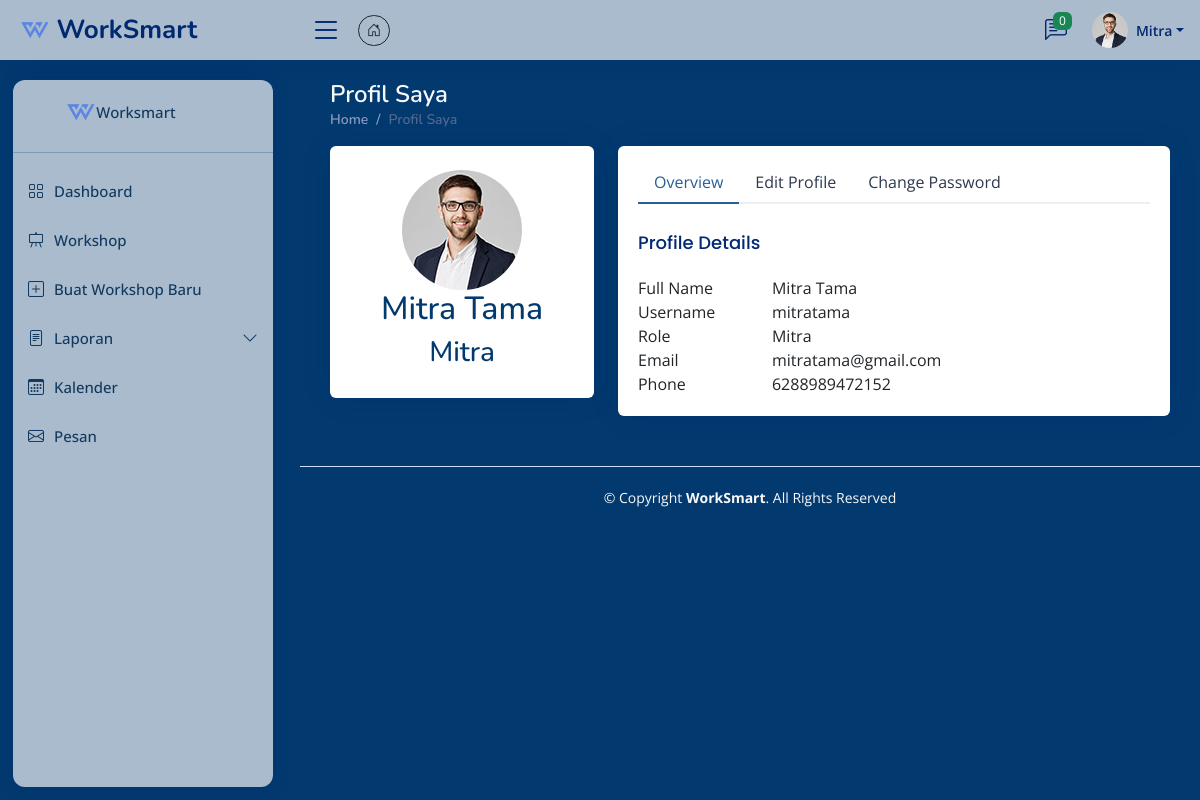
Screenshot of /pages/profil.php (signed in) with the database file from the repository.
### tables this page shows
CREATE TABLE `users` (
  `user_id` int(11) NOT NULL,
  `username` varchar(50) NOT NULL,
  `password` varchar(255) NOT NULL,
  `first_name` varchar(50) NOT NULL,
  `last_name` varchar(50) NOT NULL,
  `email` varchar(100) NOT NULL,
  `phone` varchar(16) NOT NULL,
  `role` enum('admin','mitra','user') NOT NULL,
  `created_at` timestamp NOT NULL DEFAULT current_timestamp(),
  `updated_at` timestamp NOT NULL DEFAULT current_timestamp() ON UPDATE current_timestamp()
);

### controllers/function.php (called while the page is built, shortened)
<?php
function getUserProfile($user_id) {
    require '../databases/database.php';
    $sql = "SELECT user_id, username, first_name, last_name, email, phone, role, created_at
            FROM users WHERE user_id = ?";
    $stmt = $conn->prepare($sql);
    $stmt->bind_param("i", $user_id);
    $stmt->execute();
    return $stmt->get_result()->fetch_assoc();
}
?>

### pages/profil.php (the view, shortened to what this page needs)
<?php
require '../controllers/function.php';
$user_data = getUserProfile($_SESSION['user_id']);
?>
<!DOCTYPE html>
<html lang="en">
<head>
  <link href="assets/vendor/bootstrap/css/bootstrap.min.css" rel="stylesheet">
  <link href="assets/vendor/bootstrap-icons/bootstrap-icons.css" rel="stylesheet">
  <link href="assets/vendor/boxicons/css/boxicons.min.css" rel="stylesheet">
  <link href="assets/vendor/quill/quill.snow.css" rel="stylesheet">
  <link href="assets/vendor/quill/quill.bubble.css" rel="stylesheet">
  <link href="assets/vendor/remixicon/remixicon.css" rel="stylesheet">
  <link href="https://cdn.datatables.net/1.11.5/css/dataTables.bootstrap5.min.css" rel="stylesheet">
  <link href="https://cdn.datatables.net/responsive/2.2.9/css/responsive.bootstrap5.min.css" rel="stylesheet">
  <link href="https://cdn.datatables.net/buttons/2.2.2/css/buttons.bootstrap5.min.css" rel="stylesheet">
  <link href="assets/css/style.css" rel="stylesheet">
  <link href="assets/css/brand.css" rel="stylesheet">
</head>
<body>
  <?php require 'header.php'; ?>
  <?php require 'sidebar.php'; ?>
  <main id="main" class="main brand-bg-color">
    <div class="pagetitle">
      <h1 class="text-light">Profil Saya</h1>
      <nav>
        <ol class="breadcrumb">
          <li class="breadcrumb-item"><a href="dashboard.php">Home</a></li>
          <li class="breadcrumb-item active">Profil Saya</li>
        </ol>
      </nav>
    </div>
    <section class="section dashboard">
        <div class="row">
        <div class="col-xl-4">
            <div class="card">
                <div class="card-body profile-card pt-4 d-flex flex-column align-items-center">
                    <img src="assets/img/profile-img.jpg" alt="Profile" class="rounded-circle">
                    <h2 class="brand-color"><?= htmlspecialchars($user_data['first_name'] . ' ' . $user_data['last_name']) ?></h2>
                    <h3 class="brand-color"><?= ucfirst(htmlspecialchars($user_data['role'])) ?></h3>
                </div>
            </div>
        </div>
        <div class="col-xl-8">
            <div class="card">
                <div class="card-body pt-3">
                    <ul class="nav nav-tabs nav-tabs-bordered">
                        <li class="nav-item">
                            <button class="nav-link active" data-bs-toggle="tab" data-bs-target="#profile-overview">Overview</button>
                        </li>
                        <li class="nav-item">
                            <button class="nav-link" data-bs-toggle="tab" data-bs-target="#profile-edit">Edit Profile</button>
                        </li>
                        <li class="nav-item">
                            <button class="nav-link" data-bs-toggle="tab" data-bs-target="#profile-change-password">Change Password</button>
                        </li>
                    </ul>
                    <div class="tab-content pt-2">
                        <div class="tab-pane fade show active profile-overview" id="profile-overview">
                            <h5 class="card-title">Profile Details</h5>
                            <div class="row">
                                <div class="col-lg-3 col-md-4 label">Full Name</div>
                                <div class="col-lg-9 col-md-8"><?= htmlspecialchars($user_data['first_name'] . ' ' . $user_data['last_name']) ?></div>
                            </div>
                            <div class="row">
                                <div class="col-lg-3 col-md-4 label">Username</div>
                                <div class="col-lg-9 col-md-8"><?= htmlspecialchars($user_data['username']) ?></div>
                            </div>
                            <div class="row">
                                <div class="col-lg-3 col-md-4 label">Role</div>
                                <div class="col-lg-9 col-md-8"><?= ucfirst(htmlspecialchars($user_data['role'])) ?></div>
                            </div>
                            <div class="row">
                                <div class="col-lg-3 col-md-4 label">Email</div>
                                <div class="col-lg-9 col-md-8"><?= htmlspecialchars($user_data['email']) ?></div>
                            </div>
                            <div class="row">
                                <div class="col-lg-3 col-md-4 label">Phone</div>
                                <div class="col-lg-9 col-md-8"><?= htmlspecialchars($user_data['phone']) ?></div>
                            </div>
                        </div>
                    </div>
                </div>
            </div>
        </div>
    </div>
    </section>
  </main>
  <footer id="footer" class="footer brand-bg-color">
    <div class="copyright text-light">
      © Copyright <strong><span>WorkSmart</span></strong>. All Rights Reserved
    </div>
  </footer>
</body>
</html>

### pages/assets/css/style.css (style rules this page uses)
:root { scroll-behavior: smooth; }
body { font-family: "Open Sans", sans-serif; background: #02396f!important; color: #02396f!important; }
a { color: #275f96; text-decoration: none; }
h1, h2, h3, h4, h5, h6 { font-family: "Nunito", sans-serif; }
#main { margin-top: 60px; padding: 20px 30px; transition: all 0.3s; }
.pagetitle { margin-bottom: 10px; }
.pagetitle h1 { font-size: 24px; margin-bottom: 0; font-weight: 600; color: #012970; }
.card { margin-bottom: 30px; border: none; box-shadow: 0px 0 30px rgba(1, 41, 112, 0.1); }
.card-title { padding: 20px 0 15px 0; font-size: 18px; font-weight: 500; color: #012970; font-family: "Poppins", sans-serif; }
.card-body { padding: 0 20px 20px 20px; }
.breadcrumb { font-size: 14px; font-family: "Nunito", sans-serif; color: #899bbd; font-weight: 600; }
.breadcrumb a { color: #899bbd; transition: 0.3s; }
.breadcrumb .breadcrumb-item::before { color: #899bbd; }
.breadcrumb .active { color: #51678f; font-weight: 600; }
.nav-tabs-bordered { border-bottom: 2px solid #ebeef4; }
.nav-tabs-bordered .nav-link { margin-bottom: -2px; border: none; color: #2c384e; }
.nav-tabs-bordered .nav-link.active { background-color: #fff; color: #275f96; border-bottom: 2px solid #275f96; }
@media (min-width: 1200px) { #main, #footer { margin-left: 300px; } }
.footer { padding: 20px 0; font-size: 14px; transition: all 0.3s; border-top: 1px solid #cddfff; }
.footer .copyright { text-align: center; color: #012970; }

### pages/assets/css/brand.css (style rules this page uses)
.brand-color { color: #02396f!important; }
.brand-bg-color { background-color: #02396f!important; }
h1,h2,h3,h4,h5,p { color: white; }

### rows the page displays
users: first_name+last_name "Mitra Tama", role "Mitra", username "mitratama", email "mitratama@gmail.com", phone "6288989472152"

### other values shown
$_SESSION['first_name'] "Mitra"
